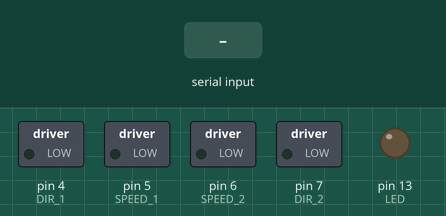
Simulated run of this sketch. Board: Arduino Uno, built with avr-gcc and run on an emulated ATmega328P. Shown: switched loads named in the sketch (green lamp = pin HIGH), output pins drawn as LEDs (lit = HIGH). The test bench sets the inputs (shaded band).

Above: at 1.2 s.
1.3 s: "F" received over the second serial link
At 2.5 s:
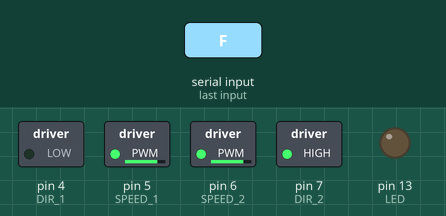
2.8 s: "B" received over the second serial link
At 3.9 s:
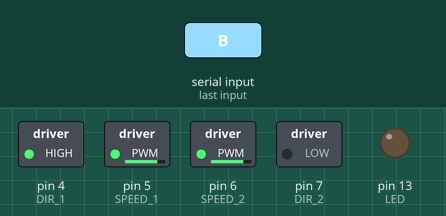
4.3 s: "L" received over the second serial link
At 5.0 s:
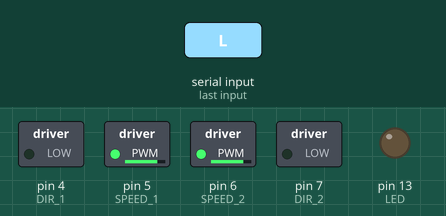
5.8 s: "R" received over the second serial link
At 6.2 s:
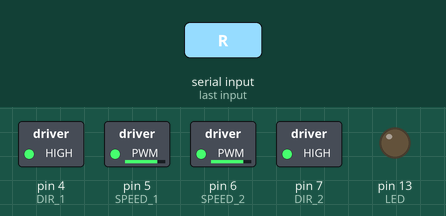
Timing chart, 0 to 8.3 s (numbered marks = the images above; inputs shaded):
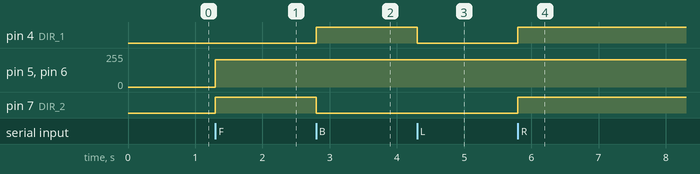

Measured:
- after the input at 1.3 s, pin 5 (SPEED_1), pin 6 (SPEED_2): 0/255 → 204/255 at once; pin 7 (DIR_2): LOW → HIGH at once
- after the input at 2.8 s, pin 4 (DIR_1): LOW → HIGH at once; pin 7 (DIR_2): HIGH → LOW at once
- after the input at 4.3 s, pin 4 (DIR_1): HIGH → LOW at once
- after the input at 5.8 s, pin 4 (DIR_1), pin 7 (DIR_2): LOW → HIGH at once

The sketch:

diplom-bluetooth.ino
```cpp
#include <SoftwareSerial.h>
// Код ошибки: код 01; Радиус поворота выше скорости; Код 02; Скорость выше 255;
#define CON_MOTOR1     0
#define CON_MOTOR2     0

// Motor shield использует четыре контакта 4, 5, 6, 7 для управления моторами
// 4 и 7 — для направления, 5 и 6 — для скорости
#define SPEED_1      5
#define DIR_1        4

#define SPEED_2      6
#define DIR_2        7

// Возможные направления движения робота
#define FORWARD   0
#define BACKWARD  1
#define LEFT      2
#define RIGHT     3

int command; //Int to store app command state.
int Speed = 204; // 0 - 255.
int LED = 13;
int Speedsec;
int buttonState = 0;
int lastButtonState = 0;
int Turnradius = 0; //Set the radius of a turn, 0 - 255 Note:the robot will malfunction if this is higher than int Speed.
int brakeTime = 45;
int brkonoff = 1; //1 for the electronic braking system, 0 for normal.
SoftwareSerial BTSerial(2, 3);


void setup() {
  // Настраивает выводы платы 4, 5, 6, 7 на вывод сигналов
    for(int i = 4; i <= 7; i++)
        pinMode(i, OUTPUT);
    pinMode(LED, OUTPUT); //Set the LED pin.
  BTSerial.begin(9600);  //Set the baud rate to your Bluetooth module.
}

void loop() {
  if (BTSerial.available() > 0) {
    command = BTSerial.read();
    Stop(); //Initialize with motors stoped.
    switch (command) {
      case 'F':
        go(FORWARD, Speed);
        break;
      case 'B':
        go(BACKWARD, Speed);
        break;
      case 'L':
        go(LEFT, Speed);
        break;
      case 'R':
        go(RIGHT, Speed);
        break;
      case '0':
        Speed = 100;
        break;
      case '1':
        Speed = 140;
        break;
      case '2':
        Speed = 153;
        break;
      case '3':
        Speed = 165;
        break;
      case '4':
        Speed = 178;
        break;
      case '5':
        Speed = 191;
        break;
      case '6':
        Speed = 204;
        break;
      case '7':
        Speed = 216;
        break;
      case '8':
        Speed = 229;
        break;
      case '9':
        Speed = 242;
        break;
      case 'q':
        Speed = 255;
        break;
    }
    Speedsec = Turnradius;
    if (brkonoff == 1) {
      brakeOn();
    } else {
      brakeOff();
    }
  }
}


void Stop() {
  analogWrite(SPEED_1, 0);
  analogWrite(SPEED_2, 0);
  analogWrite(DIR_1, 0);
  analogWrite(DIR_2, 0);
}

void brakeOn() {
  //Here's the future use: an electronic braking system!
  // read the pushbutton input pin:
  buttonState = command;
  // compare the buttonState to its previous state
  if (buttonState != lastButtonState) {
    // if the state has changed, increment the counter
    if (lastButtonState == 'F') {
      if (buttonState == 'S') {
        go(BACKWARD, Speed);

        delay(brakeTime);
        Stop();
      }
    }
    if (lastButtonState == 'B') {
      if (buttonState == 'S') {
        go(FORWARD, Speed);
        delay(brakeTime);
        Stop();
      }
    }
    if (lastButtonState == 'L') {
      if (buttonState == 'S') {
        go(LEFT, Speed);

        delay(brakeTime);
        Stop();
      }
    }
    if (lastButtonState == 'R') {
      if (buttonState == 'S') {
        go(RIGHT, Speed);

        delay(brakeTime);
        Stop();
      }
    }
  }
  // save the current state as the last state,
  //for next time through the loop
  lastButtonState = buttonState;
}
void brakeOff() {

}

void go(int newDirection, int speed)
{
  boolean motorDirection_1, motorDirection_2;

  switch ( newDirection ) {

    case FORWARD:

        motorDirection_1 = false;
        motorDirection_2 = true;


        break;
    case BACKWARD:

        motorDirection_1 = true;
        motorDirection_2 = false;

        break;
    case LEFT:
        motorDirection_1 = false;
        motorDirection_2 = false;
        break;
    case RIGHT:
        motorDirection_1 = true;
        motorDirection_2 = true;
        break;
  }

  // Если мы ошиблись с подключением - меняем направление на обратное
  motorDirection_1 = CON_MOTOR1 ^ motorDirection_1;
  motorDirection_2 = CON_MOTOR2 ^ motorDirection_2;

  // Поехали! Скорость может меняться в пределах от 0 до 255.
  analogWrite(SPEED_1, speed);
  analogWrite(SPEED_2, speed);

  digitalWrite(DIR_1, motorDirection_1);
  digitalWrite(DIR_2, motorDirection_2);
}
```
